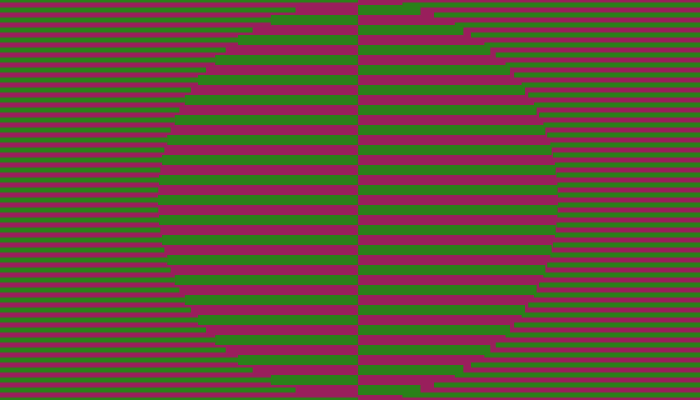
Frame 1 (no input)
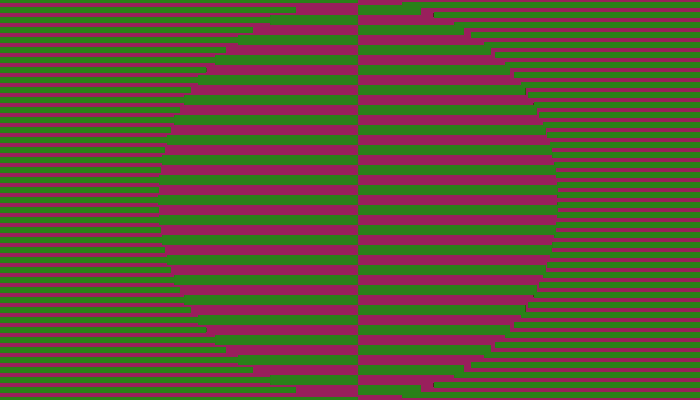
Frame 60 (no input)
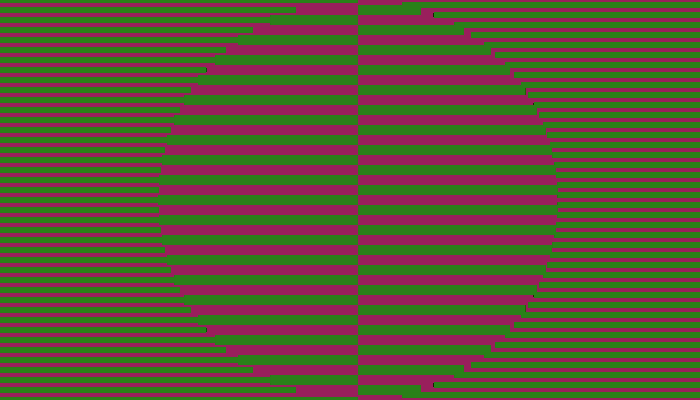
Frame 120 (the mouse pressed at the canvas centre since frame 60)

The p5.js sketch that drew these frames (run headless with seeded random() and noise() and a simulated clock; from frame 60 on, the mouse is pressed at the canvas centre):

// p5.js sketch
// ── sketch.js
var y, currSqrt, leftCircX, rightCircX, currSqrt2, innerLeftCircX, innerRightCircX;
var R=200;

function setup() {
  createCanvas(700,400);
  colorMode(HSB,360,100,100);
  background(330,80,60);
  strokeCap(SQUARE);
}

function draw() {
	var centerX=windowWidth/2;
  
  stroke(110,80,50);
  
  for (y=0;y<windowHeight;y+=5){
    currSqrt=sqrt(R*R-(R-y)*(R-y));
    leftCircX=centerX-currSqrt;
    rightCircX=centerX+currSqrt; 
    
   //inside lines
    strokeWeight(10);
    if(y%20==0){
    line(leftCircX,y,centerX,y);
    }
    else if(y%10==0){
     line(centerX,y,rightCircX, y);
    }
    
    //outside lines
    strokeWeight(5);
    if(y%10==0){
      line(0,y,leftCircX,y); //lines on the left of the circle
    }else{
      line(rightCircX,y,windowWidth,y); //lines of the right of the circle
    }
  } 
  
}
